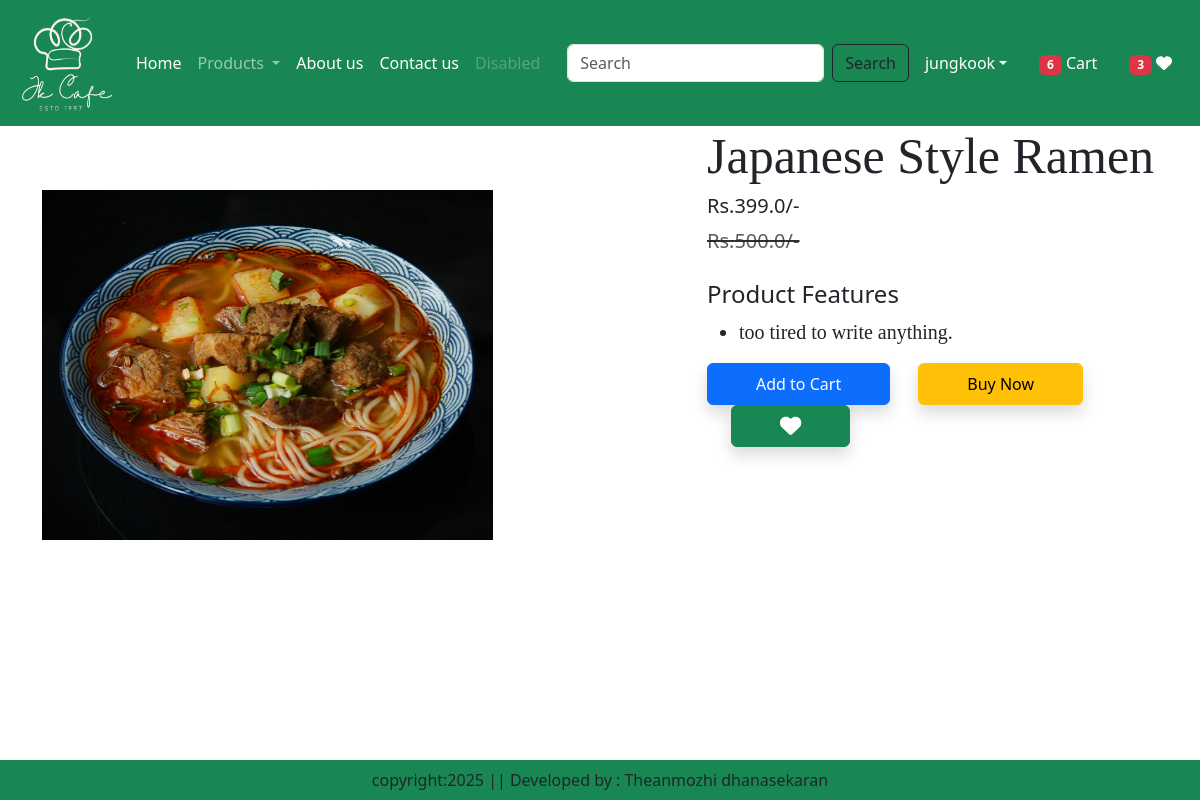
The app's page /product-detail/5/ (signed in) with its own data.
### app/models.py (models this page shows, shortened)
class Product(models.Model):
    title=models.CharField(max_length=100)
    selling_price=models.FloatField()
    discounted_price=models.FloatField()
    description=models.TextField()
    composition=models.TextField(default='')
    proadapp=models.TextField(default='')
    category=models.CharField(choices=CATEGORY_CHOICES,max_length=2)
    product_image=models.ImageField(upload_to='product')

### app/views.py (the view)
# urls.py: path('product-detail/<int:pk>/',views.ProductDetail.as_view(),name='product-detail'),
class ProductDetail(View):
    def get(self,request,pk):
        product=Product.objects.get(pk=pk)
        wishlist=Wishlist.objects.filter(Q(product=product)&Q(user=request.user))
        totalitem=0
        wishitem=0
        if request.user.is_authenticated:
            totalitem=len(Cart.objects.filter(user=request.user))
            wishitem=len(Wishlist.objects.filter(user=request.user))
        return render(request,'app/productdetail.html',locals())

### app/templates/app/productdetail.html (shortened to what this page needs)
{% extends 'app/base.html' %}
{%load static %}
{% block main-content %}
    <div class="container">
        <div class="row flex justify-content-between">
            <div class="img2 col-lg-5 mt-5">
                <img src="{{product.product_image.url}}" class="image col-xs-6 col-sm-12 col-lg-12 mt-3 text-sm-center w-100 h-75" alt=""/>
            </div>
            <div class="product-detail col-lg-5">
                <h1 style="font-family: Georgia; font-size: 50px;">{{product.title}}</h1>
                <h5>Rs.{{product.discounted_price}}/-</h5>
                <small class="text-decoration-line-through text-muted fs-5"><del>Rs.{{product.selling_price}}/-</del></small>
                <br><br><h4>Product Features</h4>
                <ul class="fs-5" style="font-family: Rajdhani;">
                    <li>{{product.description}}</li>
                </ul>
                <form action="/add-to-cart" class="d-inline">
                    <button type="submit" class=" btn btn-primary  shadow px-5 py-2">Add to Cart</button>
                </form>
                <a href="{% url 'showcart' %}" class="btn btn-warning shadow px-5 py-2 ms-4">Buy Now</a>
                {% if wishlist %}
                <a pid="{{  product.id  }}"  class="minus-wishlist btn btn-danger shadow px-5 py-2 ms-4"><i class="fas fa-heart fa-lg"></i> </a>
                {% else %}
                <a pid="{{  product.id    }}"   class="plus-wishlist btn btn-success shadow px-5 py-2 ms-4"><i class="fas fa-heart fa-lg"></i></a>
                {% endif %}
                </div>
            </div>
        </div>
{% endblock main-content %}

### app/templates/app/base.html (shortened to what this page needs)
<!DOCTYPE html>
<html lang="en">
<head>
{% load static %}
    <link href="https://cdn.jsdelivr.net/npm/bootstrap@5.3.6/dist/css/bootstrap.min.css" rel="stylesheet">
    <link rel="stylesheet" href ="{%static 'css/owl.carousel.min.css'%}"/>
    <link rel="stylesheet" href ="{%static 'css/all.min.css'%}"/>
    <link rel="stylesheet" href ="{%static 'css/style.css'%}"/>
</head>
<body>
    <nav class="navbar navbar-expand-lg navbar-dark bg-success">
        <div class="container-fluid">
            <a class="navbar-brand" href="#">
                <img src="{% static 'images/jk_cafe.png'%}" width="100" height="100"/>
            </a>
            <div class="collapse navbar-collapse" id="navbarSupportedContent">
                <ul class="navbar-nav me-auto mb-2 mb-lg-0">
                    {% if request.user.is_authenticated%}
                    <li class="nav-item">
                        <a class="nav-link active" aria-current="page" href="/">Home</a>
                    </li>
                    <li class="nav-item dropdown">
                        <a class="nav-link dropdown-toggle" href="#" role="button" data-bs-toggle="dropdown" aria-expanded="false">
                        Products
                        </a>
                    </li>
                    <li class="nav-item">
                        <a class="nav-link text-white" href="{% url 'about' %}">About us</a>
                    </li>
                    <li class="nav-item">
                        <a class="nav-link text-white" href="{% url 'contact' %}">Contact us</a>
                    </li>
                    <li class="nav-item">
                        <a class="nav-link disabled" aria-disabled="true">Disabled</a>
                    </li>
                </ul>
                <form class="d-flex" role="search" action="/search">
                    <input class="form-control me-2" type="search" placeholder="Search"  name="search" aria-label="Search"/>
                    <button class="btn btn-outline-dark" type="submit">Search</button>
                </form>
            </div>
            <ul class="navbar-nav me-auto mb-2 mb-lg-0">
                <li class="nav-item dropdown mx-2">
                    <a class="nav-link dropdown-toggle text-white" href="#" id="profileDropdown" role="button" data-bs-toggle="dropdown" aria-expanded="false">{{user}}</a>
                </li>
                <li class="nav-item mx-2">
                    <a href="{% url 'showcart' %}" class="nav-link text-white"><span class="badge bg-danger">{% if totalitem > 0 %}
                        {{totalitem}} {% endif %} </span> Cart</a>
                </li>
                <li class="nav-item mx-2">
                    <a href="{% url 'showwishlist' %}" class="nav-link text-white"><span class="badge bg-danger">{% if wishitem > 0 %}
                        {{wishitem}} {% endif %} </span>    <i class="fa fa-heart"></i></a>
                </li>
                {% endif %}
            </ul>
        </div>
    </nav>
    {% block main-content %}{% endblock main-content %}
    <footer class="container-fluid  fixed-bottom bg-success text-center  p-2  mt-5">
        copyright:2025 || Developed by : Theanmozhi dhanasekaran
    </footer>
</body>
</html>

### records on screen
Product: product_image (picture), title "Japanese Style Ramen", discounted_price "399.0", selling_price "500.0", description "too tired to write anything."

### other values on screen
{{ user }} "jungkook"
{{ totalitem }} "6"
{{ wishitem }} "3"
